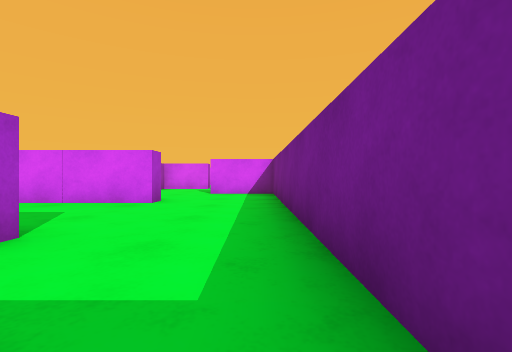
view 1 (above)

12 first-person views from a walk through a scene from a Unity 3-D project. The camera is 0.51 m above the floor, looks level and sees 85° across. The floor is counted in squares, 1 m on a side. Each view is taken from the middle of a square. On the plan, view 1 faces up. The plan holds only what a view shows up to about 9 squares ahead; the rest is blank.

view 2
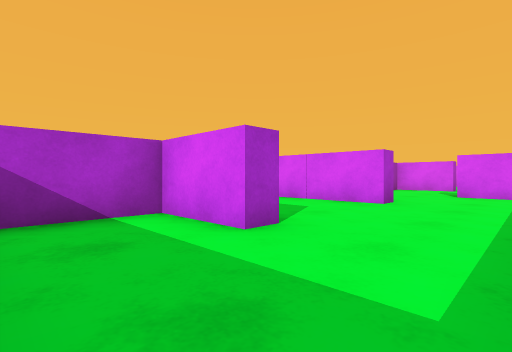

view 3
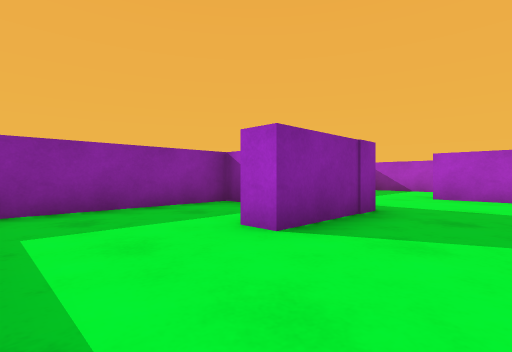

view 4
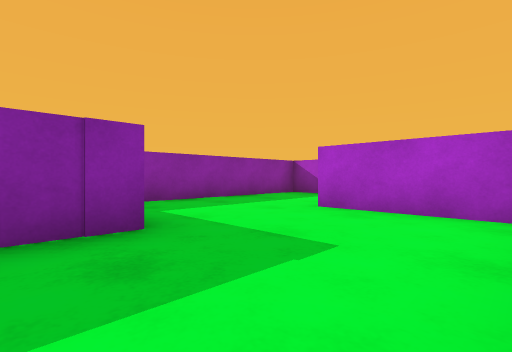

view 5
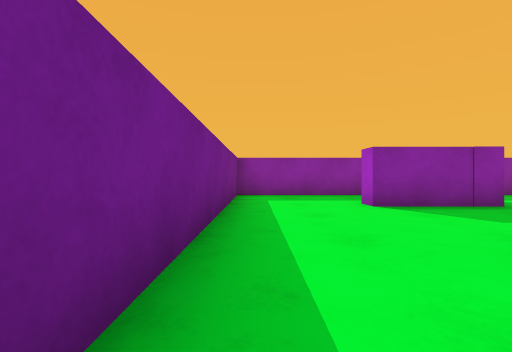

view 6
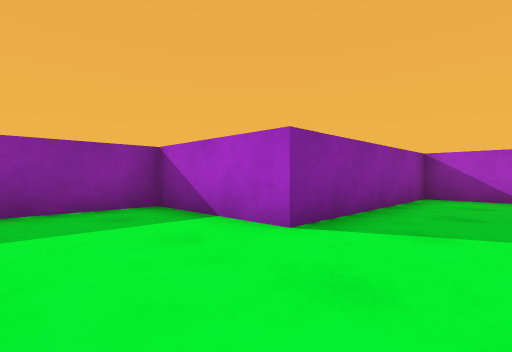

view 7
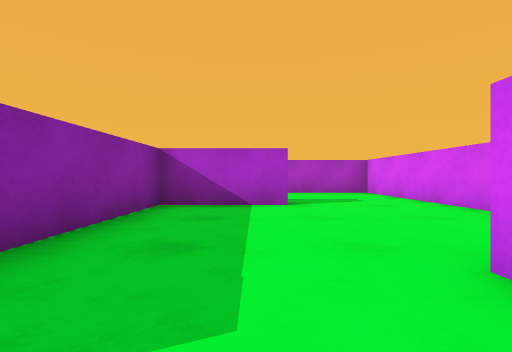

view 8
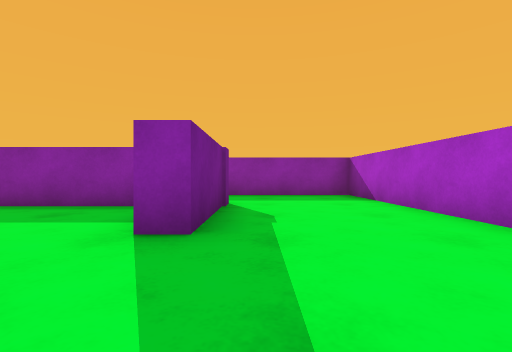

view 9
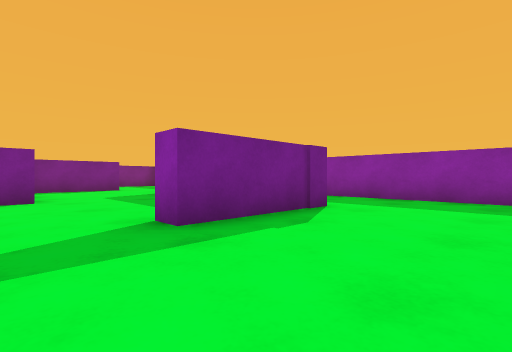

view 10
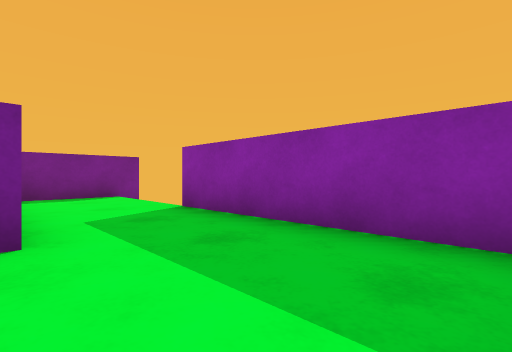

view 11
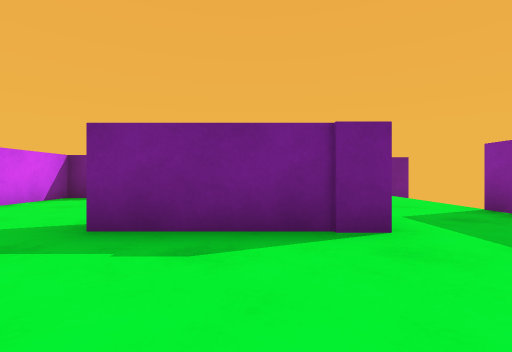

view 12
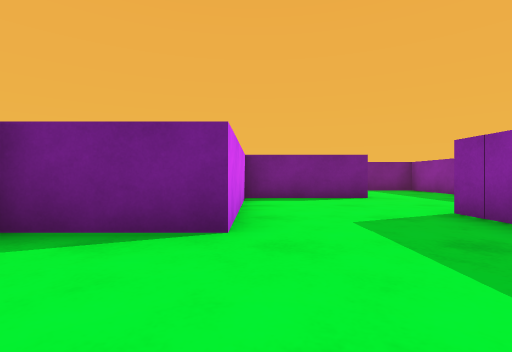

### Floor plan
Ten units are one square. View 1 is at (0, 0); x grows to the right and y downward. Boxes are objects, and circles mark ways between rooms. Rooms are numbered by the first view taken in them; rooms with no view inside come last. Other rooms are left out.
<svg viewBox="-190 -86 201 101">
<path fill="none" stroke="#000" d="M-20 -18 -36 -18 -36 5 5 5 5 -15M-42 -23 -20 -23 -20 -18M-76 -24 -76 -52M-71 -49 -71 -24M-80 -53 -95 -53M-20 -58 -20 -53 -45 -53M-102 -23 -102 5 -50 5M5 -15 5 -55M6 -81 -14 -81M5 -55 5 -77M-154 -17 -154 -46 -149 -46 -149 -23 -102 -23M-95 -53 -115 -53 -115 -74 -185 -74 -185 5 -138 5M-107 10 -107 -14"/>
<circle cx="-5" cy="-20" r="3" fill="#2a7"/>
<circle cx="-5" cy="-60" r="3" fill="#2a7"/>
<circle cx="-105" cy="-35" r="3" fill="#2a7"/>
<text x="-20" y="-10">1</text>
<text x="-50" y="-30">2</text>
<text x="-10" y="-70">3</text>
<text x="-140" y="-40">4</text>
</svg>
Room 1 opens to room 2. Room 2 opens to room 3. Room 2 opens to room 4.

Where each view was taken, in squares from view 1:
view 1: 0 up, 0 right, facing up
view 2: 0 up, 0 right, facing up-left
view 3: 4 up, 0 right, facing down-left
view 4: 5 up, 3 left, facing down-left
view 5: 7 up, 0 right, facing down
view 6: 4 up, 8 left, facing down-left
view 7: 4 up, 10 left, facing left
view 8: 7 up, 16 left, facing down
view 9: 6 up, 18 left, facing down-right
view 10: 2 up, 18 left, facing down-right
view 11: 3 up, 18 left, facing right
view 12: 5 up, 14 left, facing right
